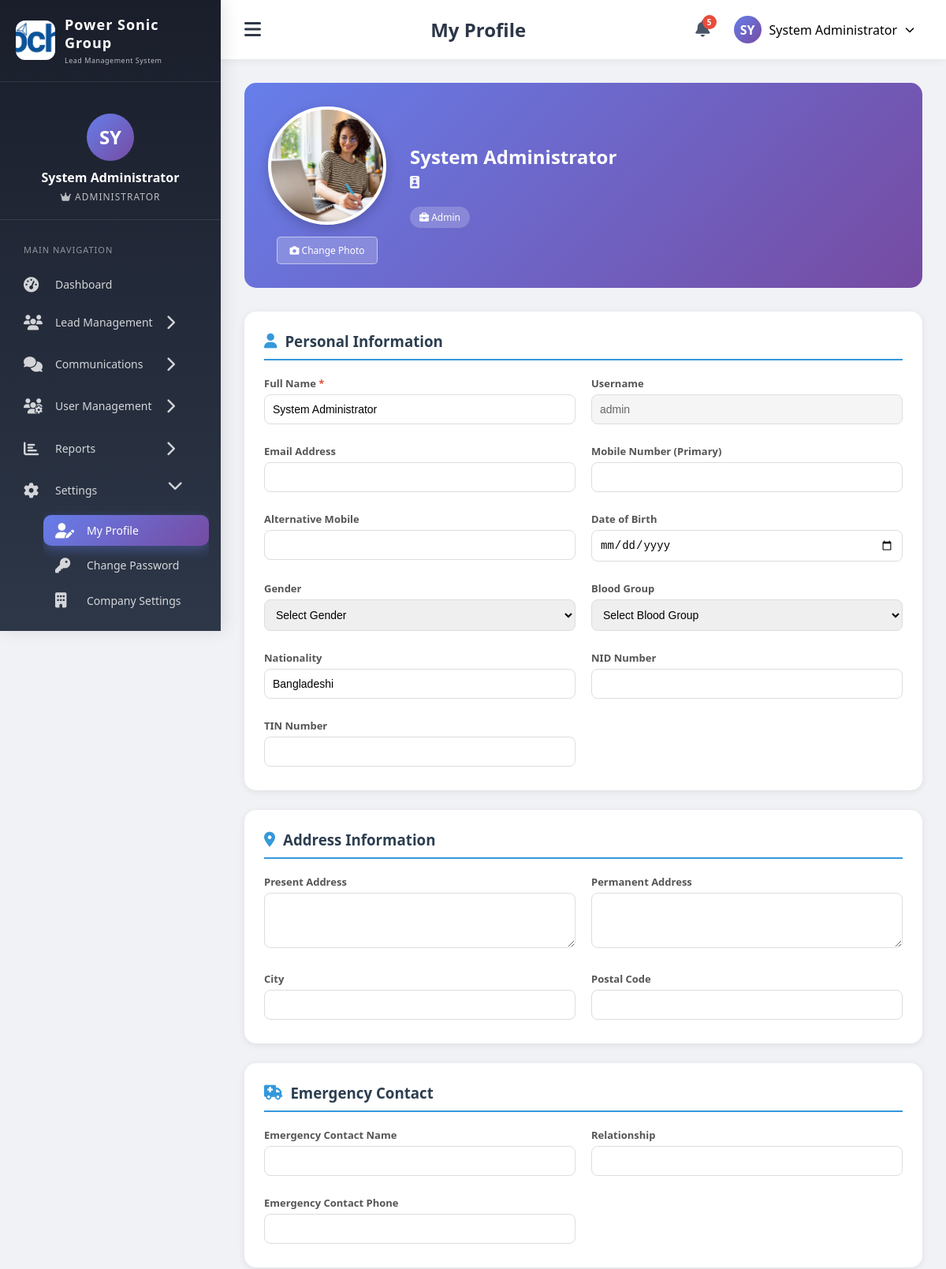
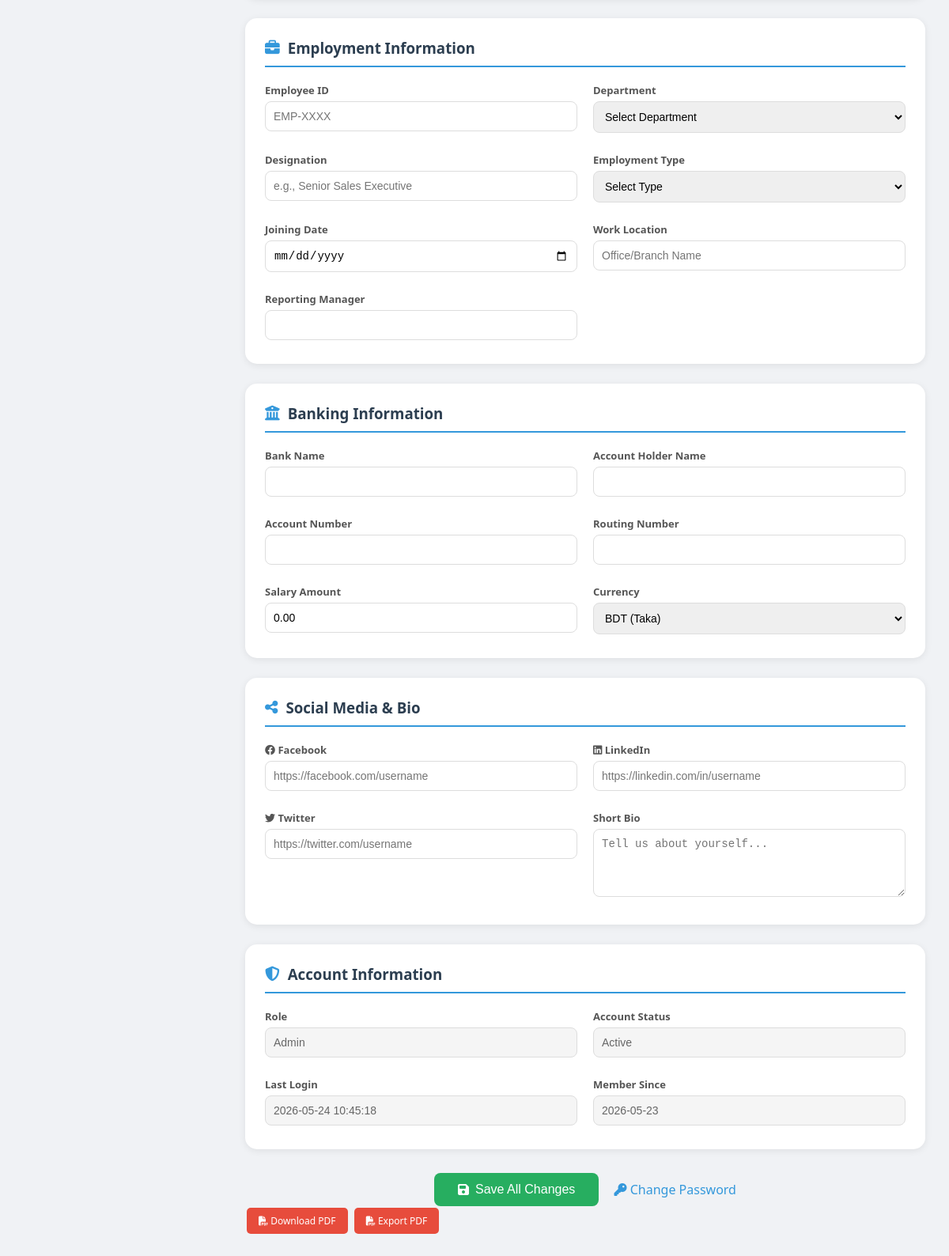
The app's page /profile.php (signed in) with its own data (2 pictures, top to bottom).
### tables this page shows
CREATE TABLE `company_settings` (
  `id` int(11) NOT NULL,
  `company_name` varchar(200) NOT NULL DEFAULT 'Power Sonic',
  `company_logo` varchar(500) DEFAULT NULL,
  `company_favicon` varchar(500) DEFAULT NULL,
  `company_email` varchar(100) DEFAULT NULL,
  `company_phone` varchar(50) DEFAULT NULL,
  `company_mobile` varchar(50) DEFAULT NULL,
  `company_address` text DEFAULT NULL,
  `company_city` varchar(100) DEFAULT NULL,
  `company_state` varchar(100) DEFAULT NULL,
  `company_country` varchar(100) DEFAULT 'Bangladesh',
  `company_postal_code` varchar(20) DEFAULT NULL,
  `company_website` varchar(200) DEFAULT NULL,
  `company_business_hours` text DEFAULT NULL,
  `company_social_facebook` varchar(255) DEFAULT NULL,
  `company_social_linkedin` varchar(255) DEFAULT NULL,
  `company_social_twitter` varchar(255) DEFAULT NULL,
  `company_social_instagram` varchar(255) DEFAULT NULL,
  `company_registration_no` varchar(100) DEFAULT NULL,
  `company_tax_id` varchar(100) DEFAULT NULL,
  `company_bin_no` varchar(100) DEFAULT NULL,
  `bank_name` varchar(200) DEFAULT NULL,
  `bank_account_name` varchar(200) DEFAULT NULL,
  `bank_account_number` varchar(100) DEFAULT NULL,
  `bank_routing_number` varchar(50) DEFAULT NULL,
  `footer_text` varchar(500) DEFAULT NULL,
  `invoice_prefix` varchar(20) DEFAULT 'INV',
  `currency_symbol` varchar(10) DEFAULT 'BDT',
  `date_format` varchar(20) DEFAULT 'Y-m-d',
  `timezone` varchar(50) DEFAULT 'Asia/Dhaka',
  `created_at` timestamp NOT NULL DEFAULT current_timestamp(),
  `updated_at` timestamp NOT NULL DEFAULT current_timestamp() ON UPDATE current_timestamp()
);

CREATE TABLE `users` (
  `id` int(11) NOT NULL,
  `username` varchar(50) NOT NULL,
  `password` varchar(255) NOT NULL,
  `full_name` varchar(100) NOT NULL,
  `email` varchar(100) DEFAULT NULL,
  `role` enum('admin','field_agent') NOT NULL,
  `status` enum('active','inactive','suspended') DEFAULT 'active',
  `last_login` datetime DEFAULT NULL,
  `last_ip` varchar(45) DEFAULT NULL,
  `profile_image` varchar(255) DEFAULT NULL,
  `phone` varchar(20) DEFAULT NULL,
  `department` varchar(100) DEFAULT NULL,
  `join_date` date DEFAULT NULL,
  `created_at` timestamp NOT NULL DEFAULT current_timestamp()
);

CREATE TABLE `employee_details` (
  `id` int(11) NOT NULL,
  `user_id` int(11) DEFAULT NULL,
  `mobile_alternative` varchar(20) DEFAULT NULL,
  `date_of_birth` date DEFAULT NULL,
  `gender` varchar(20) DEFAULT NULL,
  `blood_group` varchar(10) DEFAULT NULL,
  `nationality` varchar(50) DEFAULT NULL,
  `nid_number` varchar(50) DEFAULT NULL,
  `tin_number` varchar(50) DEFAULT NULL,
  `present_address` text DEFAULT NULL,
  `permanent_address` text DEFAULT NULL,
  `city` varchar(100) DEFAULT NULL,
  `postal_code` varchar(20) DEFAULT NULL,
  `emergency_contact_name` varchar(100) DEFAULT NULL,
  `emergency_contact_relation` varchar(50) DEFAULT NULL,
  `emergency_contact_phone` varchar(20) DEFAULT NULL,
  `designation` varchar(100) DEFAULT NULL,
  `employee_id` varchar(50) DEFAULT NULL,
  `employment_type` varchar(50) DEFAULT NULL,
  `work_location` varchar(100) DEFAULT NULL,
  `reporting_manager` varchar(100) DEFAULT NULL,
  `bank_name` varchar(100) DEFAULT NULL,
  `bank_account_name` varchar(100) DEFAULT NULL,
  `bank_account_number` varchar(50) DEFAULT NULL,
  `bank_routing_number` varchar(50) DEFAULT NULL,
  `salary_amount` decimal(12,2) DEFAULT NULL,
  `salary_currency` varchar(3) DEFAULT 'BDT',
  `social_facebook` varchar(255) DEFAULT NULL,
  `social_linkedin` varchar(255) DEFAULT NULL,
  `social_twitter` varchar(255) DEFAULT NULL,
  `bio` text DEFAULT NULL,
  `created_at` timestamp NOT NULL DEFAULT current_timestamp(),
  `updated_at` timestamp NOT NULL DEFAULT current_timestamp() ON UPDATE current_timestamp()
);

### profile.php (the view, shortened to what the rows shown need)
<?php
require_once 'config.php';
require_once 'includes/header.php';
$stmt = $pdo->prepare("SELECT id, username, password, full_name, role, created_at,
                              status, last_login, profile_image
                       FROM users WHERE id = ?");
$stmt->execute([$_SESSION['user_id']]);
$user = $stmt->fetch();
$detail_stmt = $pdo->prepare("SELECT * FROM employee_details WHERE user_id = ?");
$detail_stmt->execute([$_SESSION['user_id']]);
$details = $detail_stmt->fetch();
?>
<div class="profile-container">
    <div class="profile-header">
        <div class="profile-avatar">
            <?php if(!empty($user['profile_image']) && file_exists($user['profile_image'])): ?>
                <img src="<?php echo $user['profile_image']; ?>" alt="Profile Photo">
            <?php else: ?>
                <div class="default-avatar">
                    <i class="fas fa-user-circle"></i>
                </div>
            <?php endif; ?>
            <form method="POST" enctype="multipart/form-data" style="margin-top: 10px;" id="photoForm">
                <div class="photo-upload">
                </div>
            </form>
        </div>
        <div class="profile-info">
            <h2><?php echo htmlspecialchars($user['full_name']); ?></h2>
            <div class="employee-id">
                <i class="fas fa-id-badge"></i> <?php echo htmlspecialchars($details['employee_id'] ?? 'Not assigned'); ?>
            </div>
            <div>
                <span class="profile-badge">
                    <i class="fas fa-briefcase"></i> <?php echo ucfirst(str_replace('_', ' ', $user['role'])); ?>
                </span>
            </div>
        </div>
    </div>
    <form method="POST" enctype="multipart/form-data">
        <div class="profile-card">
            <div class="form-grid">
                <div class="form-group">
                    <label>Full Name <span class="required">*</span></label>
                    <input type="text" name="full_name" value="<?php echo htmlspecialchars($user['full_name']); ?>" required>
                </div>
                <div class="form-group">
                    <label>Username</label>
                    <input type="text" value="<?php echo $user['username']; ?>" disabled>
                </div>
                <div class="form-group">
                    <label>Date of Birth</label>
                    <input type="date" name="date_of_birth" value="<?php echo $details['date_of_birth'] ?? ''; ?>">
                </div>
                <div class="form-group">
                    <label>Nationality</label>
                    <input type="text" name="nationality" value="<?php echo htmlspecialchars($details['nationality'] ?? 'Bangladeshi'); ?>">
                </div>
            </div>
        </div>
        <div class="profile-card">
            <div class="form-grid">
                <div class="form-group">
                    <label>Salary Amount</label>
                    <input type="number" step="0.01" name="salary_amount" value="<?php echo $details['salary_amount'] ?? ''; ?>" placeholder="0.00">
                </div>
                <div class="form-group">
                    <label>Currency</label>
                    <select name="salary_currency">
                        <option value="BDT" <?php echo ($details['salary_currency'] ?? 'BDT') == 'BDT' ? 'selected' : ''; ?>>BDT (Taka)</option>
                    </select>
                </div>
            </div>
        </div>
        <div class="profile-card">
            <div class="form-grid">
                <div class="form-group">
                    <label>Role</label>
                    <input type="text" value="<?php echo ucfirst(str_replace('_', ' ', $user['role'])); ?>" disabled>
                </div>
                <div class="form-group">
                    <label>Account Status</label>
                    <input type="text" value="<?php echo ucfirst($user['status'] ?? 'Active'); ?>" disabled>
                </div>
                <div class="form-group">
                    <label>Last Login</label>
                    <input type="text" value="<?php echo $user['last_login'] ? date('Y-m-d H:i:s', strtotime($user['last_login'])) : 'Never'; ?>" disabled>
                </div>
                <div class="form-group">
                    <label>Member Since</label>
                    <input type="text" value="<?php echo date('Y-m-d', strtotime($user['created_at'])); ?>" disabled>
                </div>
            </div>
        </div>
    </form>
</div>
<?php require_once 'includes/footer.php'; ob_end_flush(); ?>

### includes/header.php (shortened to what the rows shown need)
<?php
$stmt = $pdo->query("SELECT company_name, company_logo, company_favicon FROM company_settings LIMIT 1");
$company_settings = $stmt->fetch();
?>
<!DOCTYPE html>
<html lang="en">
<head>
    <link rel="stylesheet" href="https://cdnjs.cloudflare.com/ajax/libs/font-awesome/6.4.0/css/all.min.css">
</head>
<body>
    <div class="crm-wrapper">
        <div class="sidebar" id="sidebar">
            <div class="sidebar-header">
                <div class="logo-container">
                    <?php if(!empty($company_settings['company_logo']) && file_exists($company_settings['company_logo'])): ?>
                        <div class="logo-img">
                            <img src="<?php echo $company_settings['company_logo']; ?>" alt="Company Logo">
                        </div>
                    <?php else: ?>
                        <div class="logo-icon">
                            <i class="fas fa-bolt"></i>
                        </div>
                    <?php endif; ?>
                    <div class="logo-text">
                        <h3><?php echo htmlspecialchars($company_settings['company_name']); ?></h3>
                        <div class="company-tagline">Lead Management System</div>
                    </div>
                </div>
            </div>
        </div>
        <div class="main-content" id="mainContent">
            <div class="content-area">

### records on screen
company_settings: company_logo (picture), company_name "Power Sonic Group"
users: profile_image (picture), full_name "System Administrator", role "Admin", username "admin", status "Active", last_login "2026-05-24 10:45:18", created_at "2026-05-23"
employee_details: nationality "Bangladeshi", salary_amount "0.00", salary_currency "BDT (Taka)"

### other values on screen
substr($_SESSION['full_name'] ?? 'U', 0, 2) "SY"
$_SESSION['full_name'] "System Administrator"
$role_display "ADMINISTRATOR"
$page_titles[$current_page] "My Profile"
$notif_count "5"
